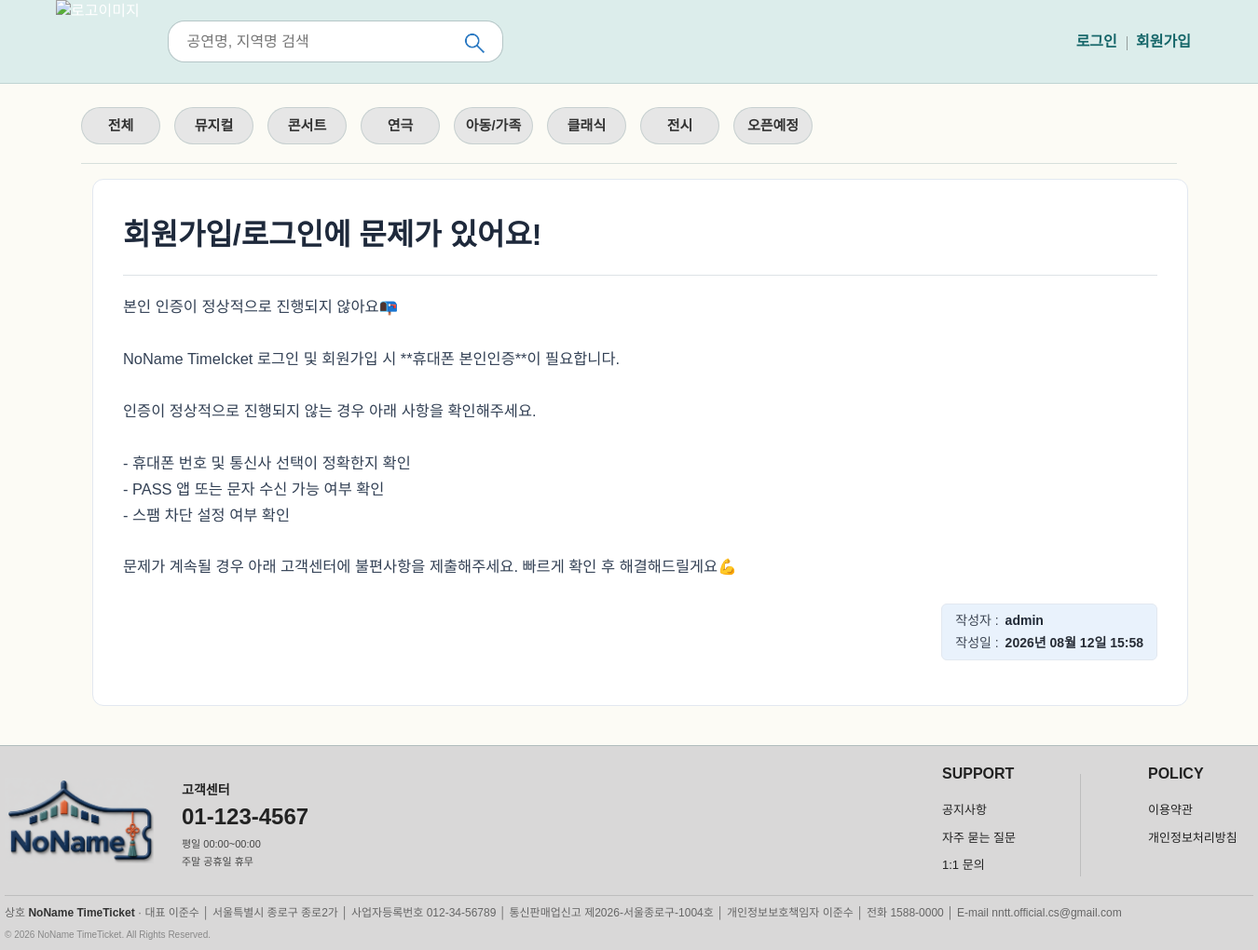
The app's page /faq/detail/2/ with its own data.
### table_model.py (models this page shows, shortened)
class FAQ(db.Model):
    __tablename__ = 'faq'
    id = db.Column(INTEGER(unsigned=True), primary_key=True, autoincrement=True)
    subject = db.Column(db.String(MAX_STRING), nullable=False)
    content = db.Column(db.Text(), nullable=False)
    create_date = db.Column(db.DateTime(), nullable=False)
    updated_date = db.Column(db.DateTime(), nullable=False, default=datetime.now, onupdate=datetime.now)
    user_id = db.Column(INTEGER(unsigned=True), db.ForeignKey('user.id', ondelete='CASCADE'), nullable=False, index=True)
    user = db.relationship('User', backref=db.backref('faq_set'))

class User(db.Model):
    __tablename__ = 'user'
    id = db.Column(INTEGER(unsigned=True), primary_key=True, autoincrement=True)
    username = db.Column(db.String(USERNAME_LENGTH), unique=True, nullable=False)
    password = db.Column(db.String(MAX_STRING), nullable=False) # hashcode로 암호화하는 과정 때문에 여유 buffer 추가
    email = db.Column(db.String(120), unique=True, nullable=False)
    phone = db.Column(db.String(20), unique=True, nullable=False)
    address = db.Column(db.String(ADDRESS_LENGTH), nullable=True)
    created_at = db.Column(db.DateTime(), nullable=False, default=datetime.now)
    updated_at = db.Column(db.DateTime(), nullable=False, default=datetime.now, onupdate=datetime.now)

### views/support/faq_views.py (the view)
@bp.route('/detail/<int:faq_id>/')
def detail(faq_id):
    faq = FAQ.query.get_or_404(faq_id)
    return render_template('support/faq_detail.html', faq=faq)

### filter/filter_date.py (called while the page is built)
def format_datetime(value, fmt='%Y년 %m월 %d일 %H:%M'):
    return value.strftime(fmt)

### views/auth_views.py (called while the page is built)
@bp.before_app_request
def load_logged_in_user():
    user_id = session.get('user_id')
    if user_id is None:
        g.user = None
    else:
        g.user = User.query.get(user_id)

### templates/support/faq_detail.html (shortened to what this page needs)
{% extends 'base.html' %}
{% block content %}
<link rel="stylesheet" href="{{ url_for('static', filename='css/sup_detail.css') }}">
<div class="container my-3">
    <div class="card my-3">
        <div class="card-body">
            <h2 class="border-bottom py-2">{{ faq.subject }}</h2>
            <div class="card-text">{{ faq.content }}</div>
            <div class="d-flex justify-content-end">
                <div class="badge bg-light p-2 text-start">
                    <div class="mb-1">
                        <span class="author-label">작성자 :</span>
                        <span class="author-value">{{ faq.user.username }}</span>
                    </div>
                    <div>
                        <span class="author-label">작성일 :</span>
                        <span class="author-value">{{ faq.create_date|datetime }}</span>
                    </div>
                </div>
            </div>
        </div>
    </div>
</div>
{% endblock %}

### static/css/footer.css (style rules this page uses)
html, body { margin: 0; padding: 0; height: 100%; }
body { display: flex; flex-direction: column; min-height: 100vh; }
main, .container, #content { flex: 1; }

### static/css/base.css (style rules this page uses)
* { box-sizing: border-box; margin: 0; padding: 0; }
body { font-family: 'Noto Sans KR', sans-serif; background-color: #fcfbf5; color: #333; }
.container { max-width: 1200px; min-width: 1200px; margin: 25px auto; }
.container { max-width: 1200px; margin: 25px auto; }

### static/css/sup_detail.css (style rules this page uses)
.container { max-width: 1100px; }
h2, h5 { font-weight: bold; color: #1e293b; margin-bottom: 20px; }
h2.border-bottom { padding-bottom: 24px !important; }
.card { border: 1px solid #e2e8f0; border-radius: 12px; overflow: hidden; background-color: #ffffff; }
.card-body { padding: 2rem; }
.card-text { white-space: pre-line; font-size: 1.025rem; line-height: 1.7; color: #334155; min-height: 120px; }
.card-body .badge.bg-light { border: 1px solid #e2e8f0; border-radius: 6px; padding: 8px 14px !important; font-size: 14px; color: #272d36; font-weight: 500; line-height: 1.4; background-color: #e9f2fc !important; margin-top: 25px; }
.card-body .badge.bg-light .mb-1 { color: #202936; font-weight: bold; }
.card-body .badge.bg-light .author-label { color: #3c4553; font-weight: 500; margin-right: 3px; }
.card-body .badge.bg-light .author-value { font-weight: 600; }

### records on screen
FAQ: subject "회원가입/로그인에 문제가 있어요!", content "본인 인증이 정상적으로 진행되지 않아요📭 NoName TimeIcket 로그인 및 회원가입 시 **휴대폰 본인인증**이 필요합니다. 인증이 정상적으로 진행되지 않는 경우 아래 사항을 확인해주세요. - 휴대폰 번호 및 통신사 선택이 정확한지 확인 - PASS 앱 또는 문자 수신 가능 여부 확인 - 스팸 차단 설정 여부 확인 문제가 계속될 경우 아래 고객센터에 불편사항을 제출해주세요. 빠르게 확인 후 해결해드릴게요💪", create_date "2026년 08월 12일 15:58"
User: user.username "admin"
